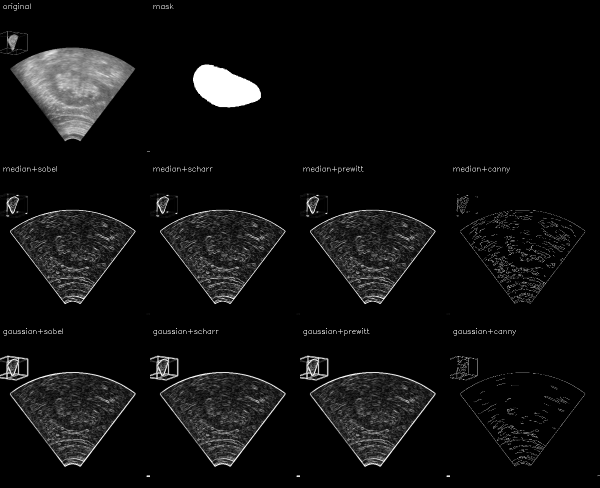
#> input picture results/img_000001/comparison.png, 1200 x 975 px (shown at 1/2 size)
$ python -i solution.py   (imports and definitions only)   (older library calls are emulated)
#> lines starting #> are read from the running program, lines starting #| are printed output that depends on the picture; after the words box and inside, x2 and y2 are one past the last pixel; in counts of white or black regions, pixels touching at a corner belong together
#> further down, picture is the input picture: shape (975, 1200, 3); min 0, max 255, mean 14.8
from pathlib import Path
from zipfile import ZipFile

import cv2
import numpy as np

BASE = Path(__file__).resolve().parent
DATA = BASE / "hw2"
OUT = BASE / "results"
EXT = {".png", ".jpg", ".jpeg", ".bmp", ".tif", ".tiff"}


# [11 lines left out: functions to_gray, norm, not called in this run]


def sobel(img):
    return norm(cv2.Sobel(img, cv2.CV_32F, 1, 0, ksize=3),
                cv2.Sobel(img, cv2.CV_32F, 0, 1, ksize=3))


def scharr(img):
    return norm(cv2.Scharr(img, cv2.CV_32F, 1, 0),
                cv2.Scharr(img, cv2.CV_32F, 0, 1))


# [5 lines left out: function prewitt, not called in this run]


def canny(img):
    """Пороги подбираются по самому снимку: верхний - 92-й перцентиль градиента."""
    gx = cv2.Sobel(img, cv2.CV_32F, 1, 0, ksize=3)
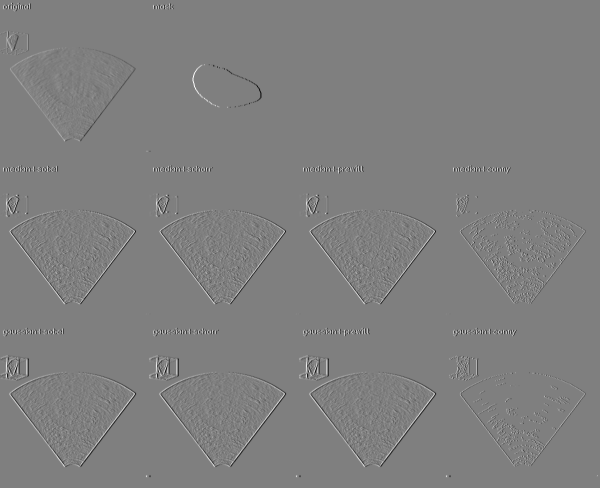
#> gx: shape (975, 1200, 3) float32 (shown at 1/2 size); min -1020, max 1020, mean 0; drawn with min black and max white
    gy = cv2.Sobel(img, cv2.CV_32F, 0, 1, ksize=3)
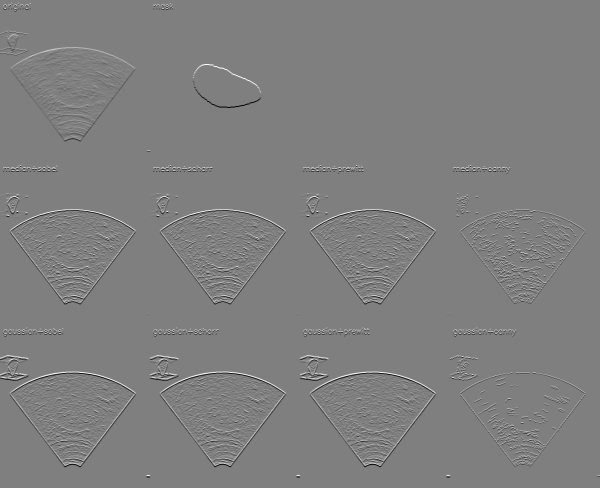
#> gy: shape (975, 1200, 3) float32 (shown at 1/2 size); min -1020, max 1020, mean 0; drawn with min black and max white
    mag = cv2.magnitude(gx, gy)
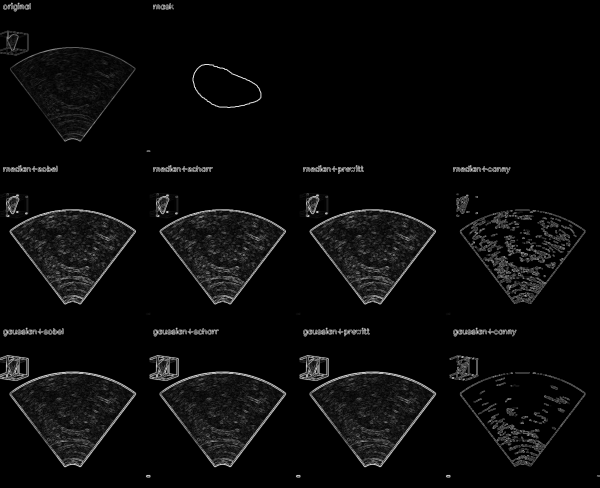
#> mag: shape (975, 1200, 3) float32 (shown at 1/2 size); mean B, G, R 45.1, 45.1, 45.1; drawn with min black and max white
    nz = mag[mag > 0]
    high = float(np.percentile(nz, 92)) if nz.size else 1.0
#> high = 595.6
    return cv2.Canny(img, 0.4 * high, high, L2gradient=True)
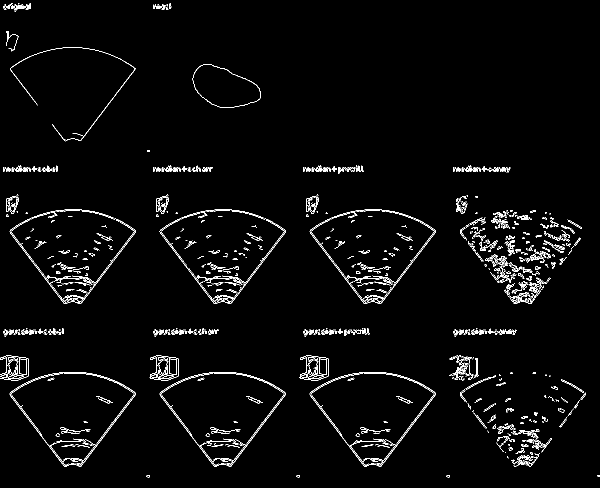
#> returned value: shape (975, 1200) (shown at 1/2 size); 2.5% white in thin lines or dots


FILTERS = {
    "median": lambda im: cv2.medianBlur(im, 7),
    "gaussian": lambda im: cv2.GaussianBlur(im, (7, 7), 1.5),
}
OPERATORS = {"sobel": sobel, "scharr": scharr, "prewitt": prewitt, "canny": canny}


# [89 lines left out: functions process_image, boundary_score, find_mask, tile, save_grid, main, not called in this run]


# [2 lines not run here, left out]

>>> import cv2
>>> picture = cv2.imread('results/img_000001/comparison.png')
>>> result = canny(picture)

$ run again, on results/img_000001/gaussian_prewitt.png
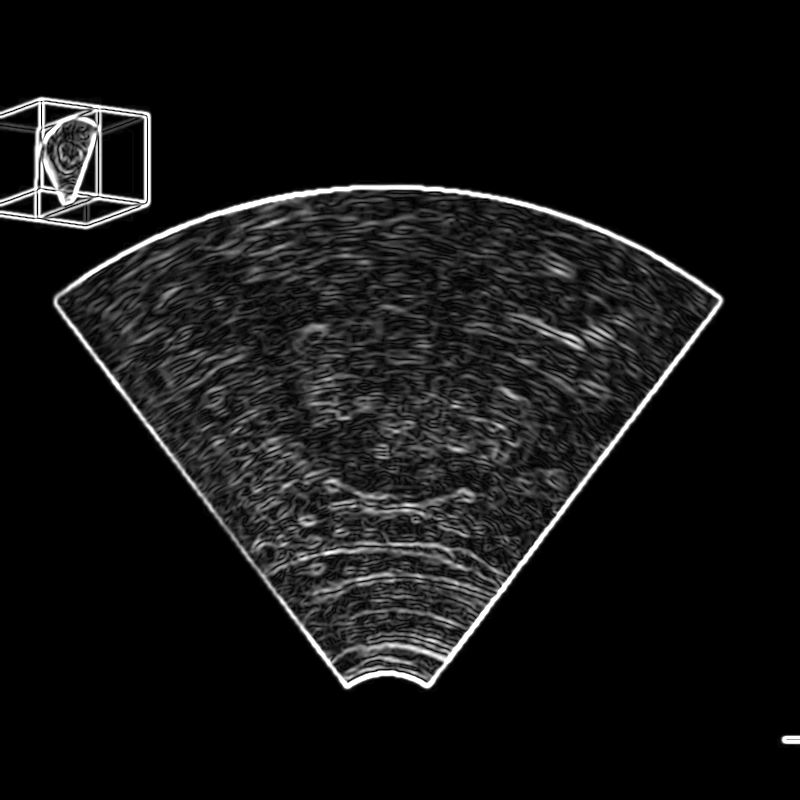
#> input picture results/img_000001/gaussian_prewitt.png, 800 x 800 px
#> picture is the input picture: shape (800, 800, 3); min 0, max 255, mean 19.8
#> in canny, `mag = cv2.magnitude(gx, gy)`:
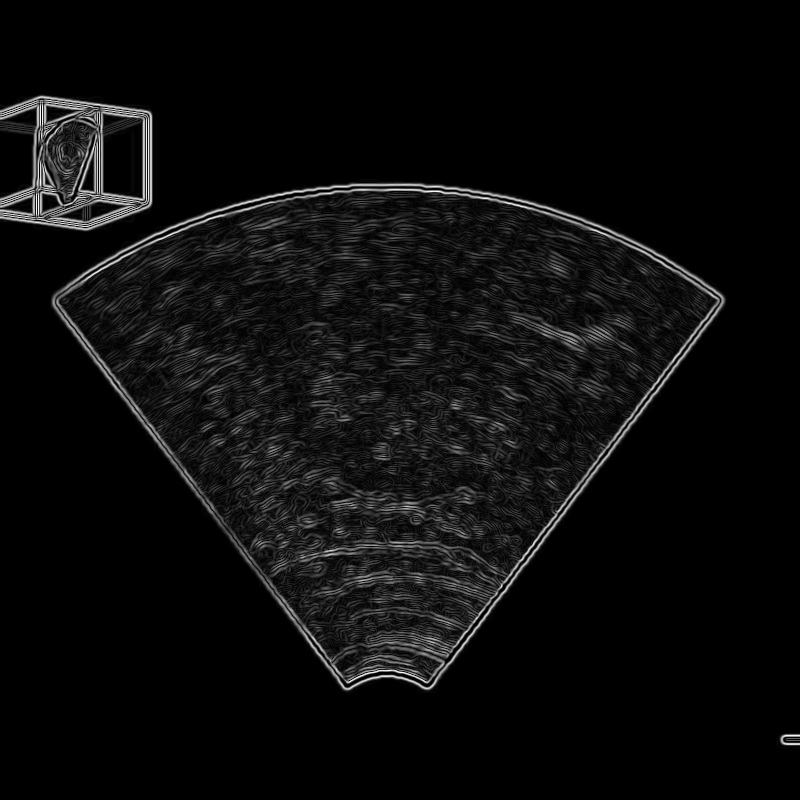
#> mag: shape (800, 800, 3) float32; mean B, G, R 48.7, 48.7, 48.7; drawn with min black and max white
#> high = 356.9
#> in canny, `return cv2.Canny(img, 0.4 * high, high, L2gradient=True)`:
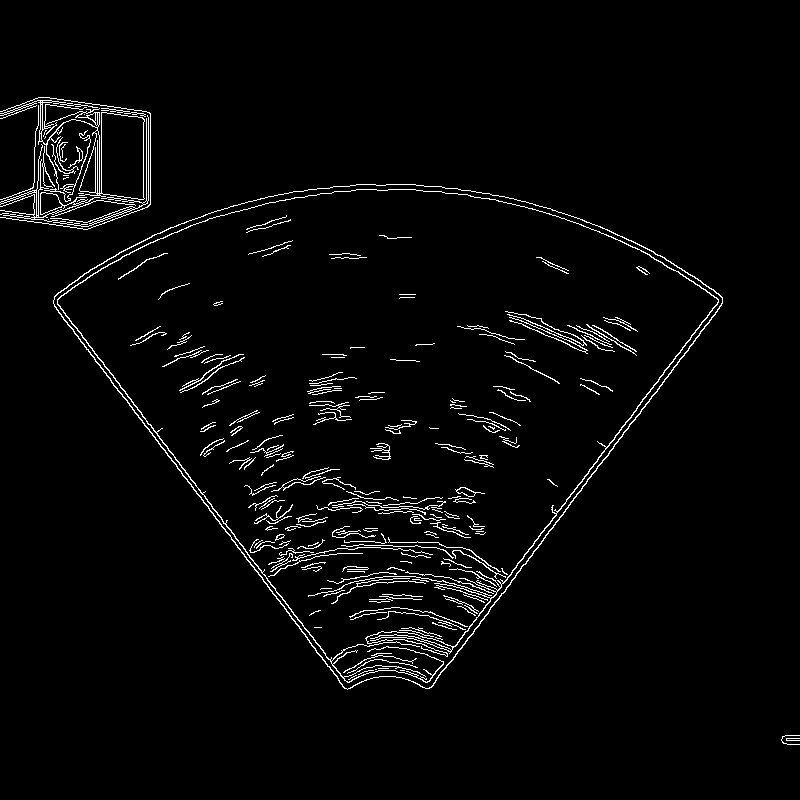
#> returned value: shape (800, 800); 2.8% white in thin lines or dots, all inside (x1, y1, x2, y2) = (0, 97, 800, 745)
